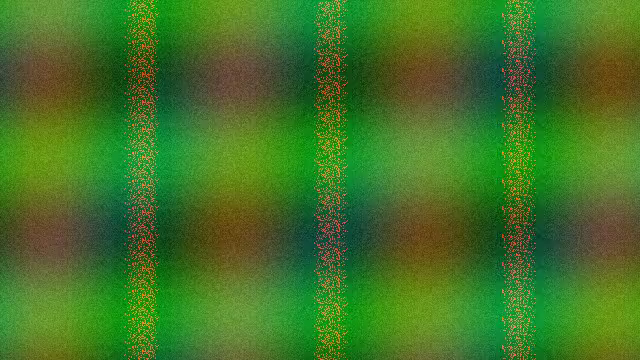
#> input picture GhibliLens/backend/demo_output/frames_in/frame_00001.png, 640 x 360 px
$ python -i demo_pipeline.py   (imports and definitions only)   (older library calls are emulated)
#> lines starting #> are read from the running program, lines starting #| are printed output that depends on the picture
"""
GhibliLens Full Demo Runner
============================
Runs the COMPLETE pipeline on a real video:
  1. FFmpeg  → extract frames + strip audio
  2. ControlNet → SoftEdge map per frame
  3. Ghibli Filter → CPU-based Ghibli-style colour + edge overlay
     (replaces Replicate API when billing isn't set up yet)
  4. Temporal consistency → optical flow blend
  5. FFmpeg → reassemble frames + mux original audio

Usage:
  .venv\Scripts\python.exe demo_pipeline.py --video demo_input.mp4
"""

import argparse
import shutil
import sys
from pathlib import Path

import cv2
import numpy as np

# ── Add project root to path ──────────────────────────────
sys.path.insert(0, str(Path(__file__).parent))
from app.services.ffmpeg_service import (
    assemble_video,
    extract_audio,
    extract_frames,
    probe_video,
)
from app.services.controlnet_service import generate_depth_map
from app.services.consistency_service import apply_optical_flow_blend


# ─────────────────────────────────────────────────────────
# Ghibli-style CPU filter
# Uses: bilateral smoothing, colour shift, edge overlay
# ─────────────────────────────────────────────────────────
def ghibli_filter(frame_path: Path, output_path: Path) -> None:
#> called with frame_path = 'demo_output/frames_in/frame_00001.png', output_path = 'out.png'
    img = cv2.imread(str(frame_path))
#> img is the input picture: shape (360, 640, 3); mean B, G, R 38.7, 115.9, 66.5
    if img is None:
        shutil.copy(frame_path, output_path)
        return

    # 1. Bilateral filter × 3  (cartoon-smooth skin / nature)
    result = img.copy()
    for _ in range(3):
        result = cv2.bilateralFilter(result, d=9, sigmaColor=75, sigmaSpace=75)

    # 2. Ghibli colour grading – boost greens & blues, warm shadows
    hsv = cv2.cvtColor(result, cv2.COLOR_BGR2HSV).astype(np.float32)
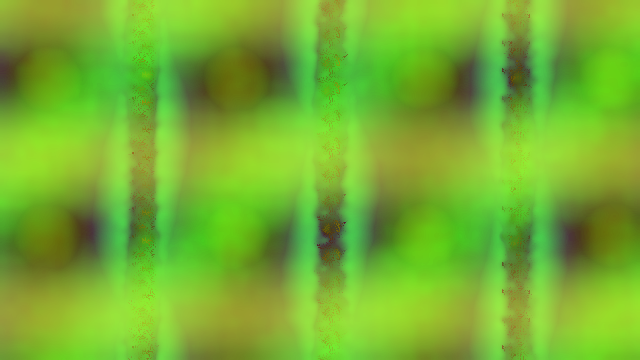
#> hsv: shape (360, 640, 3) float32; mean B, G, R 48.2, 176.1, 117.3
    # Shift hue slightly toward green (Ghibli lush nature palette)
    hsv[:, :, 0] = np.clip(hsv[:, :, 0] + 3, 0, 179)
    # Boost saturation for watercolour vibrancy
    hsv[:, :, 1] = np.clip(hsv[:, :, 1] * 1.35, 0, 255)
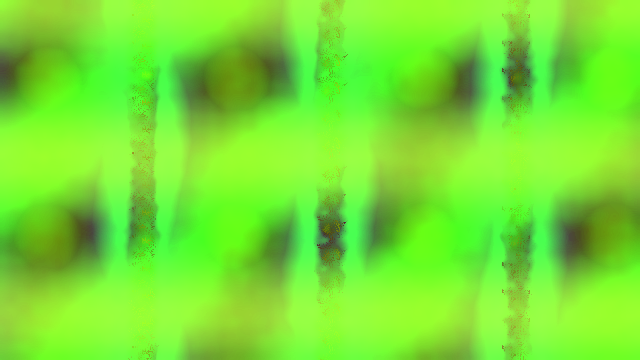
#> hsv: shape (360, 640, 3) float32; mean B, G, R 51.2, 226.8, 117.3
    # Slightly brighten midtones
    hsv[:, :, 2] = np.clip(hsv[:, :, 2] * 1.08, 0, 255)
    result = cv2.cvtColor(hsv.astype(np.uint8), cv2.COLOR_HSV2BGR)
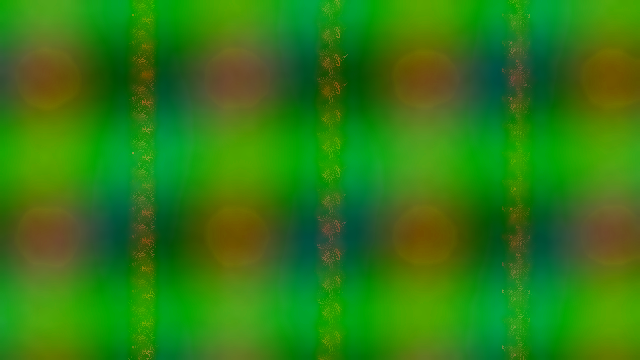
#> result: shape (360, 640, 3); mean B, G, R 20.1, 124.6, 47.4

    # 3. Soft edge overlay (hand-drawn ink lines effect)
    gray = cv2.cvtColor(result, cv2.COLOR_BGR2GRAY)
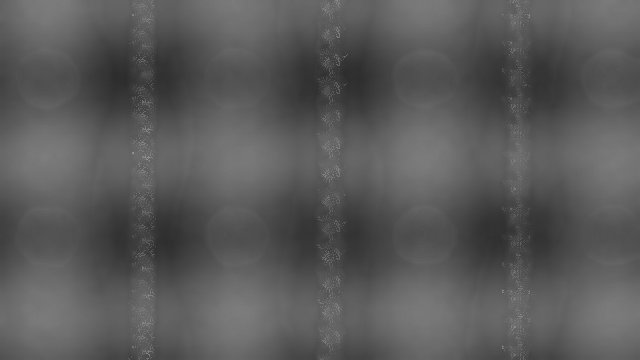
#> gray: shape (360, 640); min 45, max 148, mean 89.6
    blurred = cv2.GaussianBlur(gray, (7, 7), 0)
    edges = cv2.Laplacian(blurred, cv2.CV_64F)
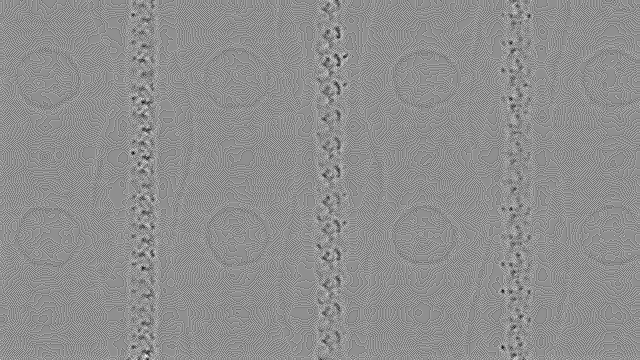
#> edges: shape (360, 640) float64; min -9, max 7, mean 0.000304; drawn with min black and max white
    edges = np.clip(np.abs(edges), 0, 80).astype(np.uint8)
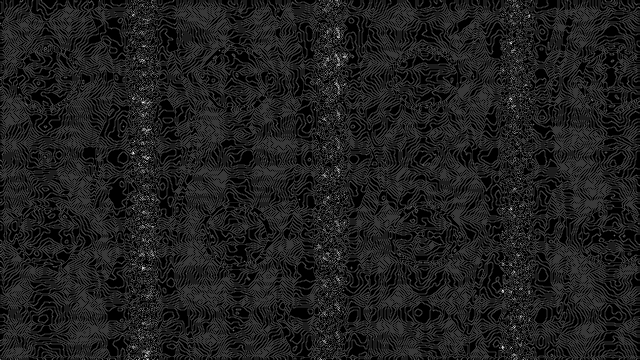
#> edges: shape (360, 640); min 0, max 9, mean 1.08; drawn with min black and max white
    edges_bgr = cv2.cvtColor(edges, cv2.COLOR_GRAY2BGR)
    result = cv2.subtract(result, edges_bgr)

    # 4. Soft vignette (painterly frame)
    rows, cols = result.shape[:2]
#> rows = 360; cols = 640
    X, Y = np.meshgrid(np.linspace(-1, 1, cols), np.linspace(-1, 1, rows))
    vignette = np.clip(1 - 0.4 * (X**2 + Y**2), 0.6, 1.0)
    result = (result * vignette[:, :, np.newaxis]).astype(np.uint8)
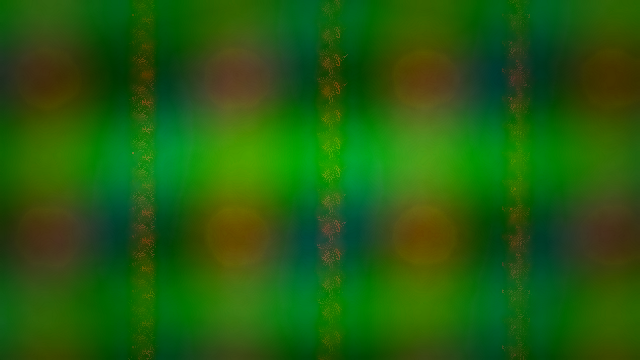
#> result: shape (360, 640, 3); mean B, G, R 14.4, 92.3, 34.2

    cv2.imwrite(str(output_path), result)


# [72 lines left out: function run_demo, not called in this run]


# [5 lines not run here, left out]

>>> result = ghibli_filter('demo_output/frames_in/frame_00001.png', 'out.png')

$ run again, on GhibliLens/backend/demo_output/frames_in/frame_00005.png
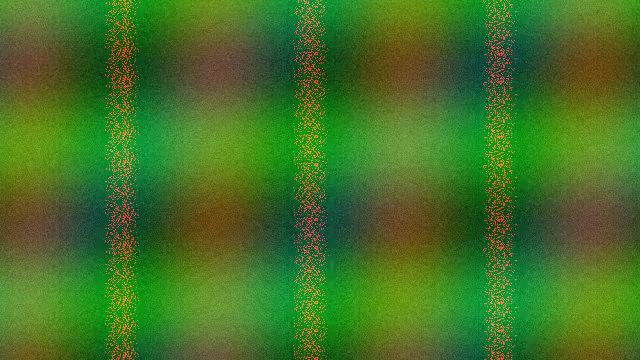
#> input picture GhibliLens/backend/demo_output/frames_in/frame_00005.png, 640 x 360 px
#> in ghibli_filter, img is the input picture: shape (360, 640, 3); mean B, G, R 38.5, 114, 66.7
#> in ghibli_filter, `edges = np.clip(np.abs(edges), 0, 80).astype(np.uint8)`:
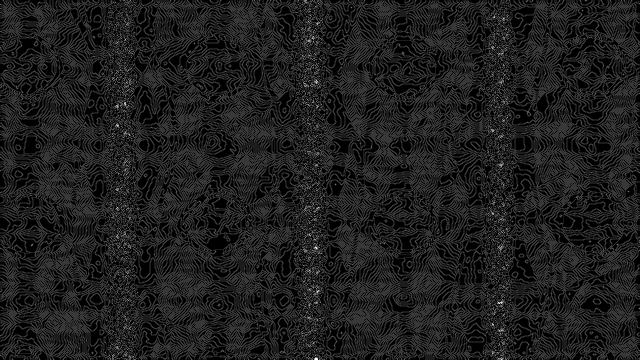
#> edges: shape (360, 640); min 0, max 9, mean 1.07; drawn with min black and max white
#> in ghibli_filter, `result = (result * vignette[:, :, np.newaxis]).astype(np.uint8)`:
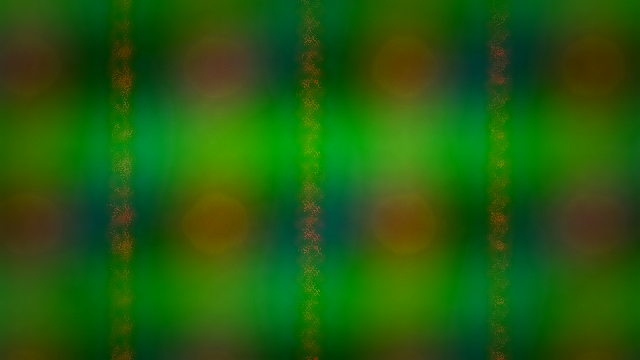
#> result: shape (360, 640, 3); mean B, G, R 14.5, 91.2, 34.8

$ run again, on GhibliLens/backend/demo_output/frames_in/frame_00007.png
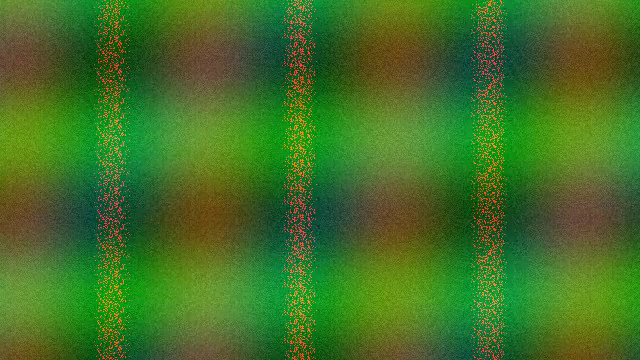
#> input picture GhibliLens/backend/demo_output/frames_in/frame_00007.png, 640 x 360 px
#> in ghibli_filter, img is the input picture: shape (360, 640, 3); mean B, G, R 38.4, 112.9, 65.8
#> in ghibli_filter, `edges = np.clip(np.abs(edges), 0, 80).astype(np.uint8)`:
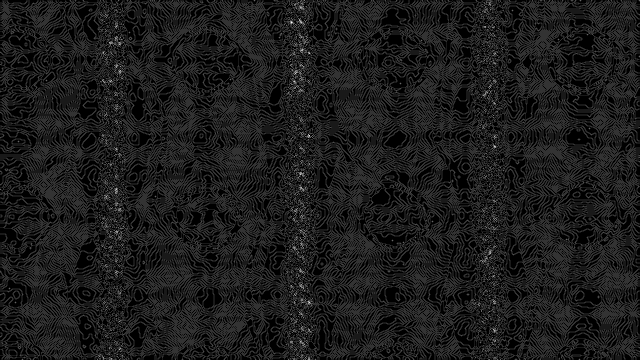
#> edges: shape (360, 640); min 0, max 10, mean 1.08; drawn with min black and max white
#> in ghibli_filter, `result = (result * vignette[:, :, np.newaxis]).astype(np.uint8)`:
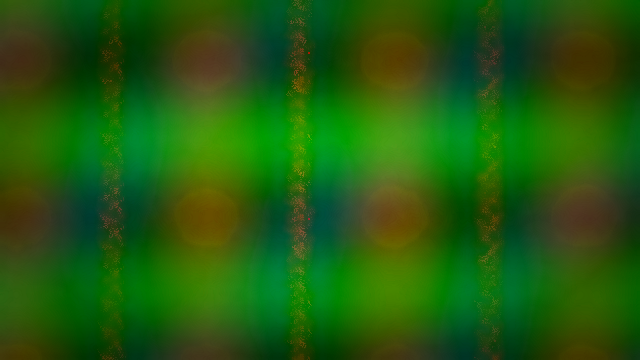
#> result: shape (360, 640, 3); mean B, G, R 14.6, 90.6, 34.2
